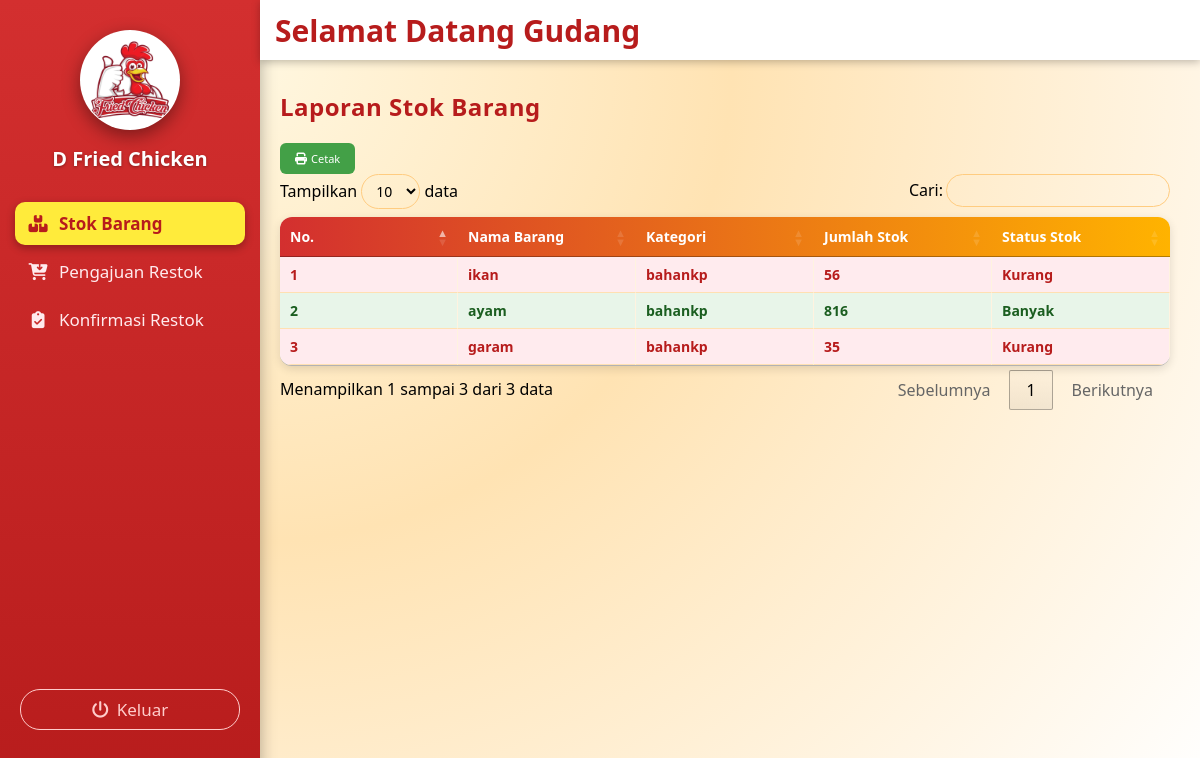
The page /gudang/stok_barang/stok_barang.php (signed in) on the database as committed earlier.
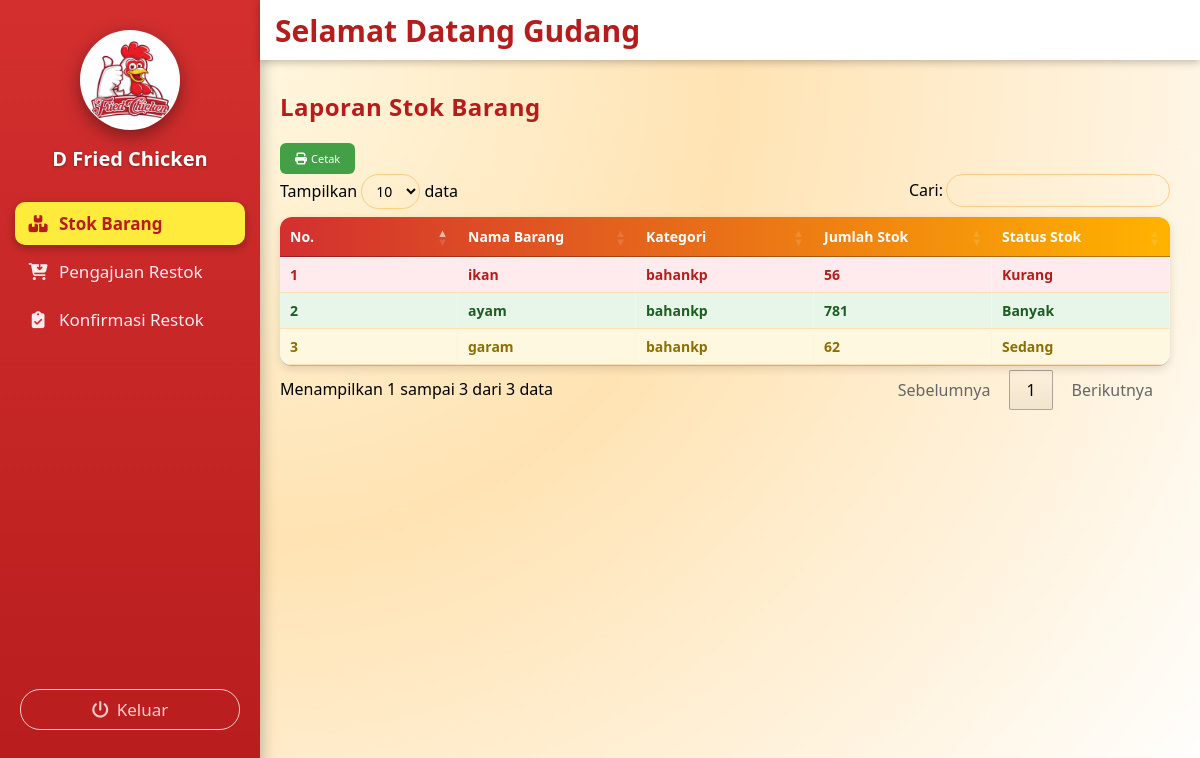
The same page on the database as committed later.
### tables this page shows
CREATE TABLE `stok_gudang` (
  `Id_stok_gudang` int NOT NULL,
  `id_barang` int NOT NULL,
  `Nama_barang` varchar(15) DEFAULT NULL,
  `Kategori` varchar(15) DEFAULT NULL,
  `Jumlah_stok` int DEFAULT NULL
);

CREATE TABLE `barang` (
  `id_barang` int NOT NULL,
  `id_kategori` int NOT NULL,
  `nama_barang` varchar(15) NOT NULL,
  `kategori` varchar(15) NOT NULL,
  `harga` int NOT NULL,
  `minimal_stok_gudang` int NOT NULL,
  `minimal_stok_outlet` int NOT NULL
);

### gudang/stok_barang/stok_barang.php (the view, shortened to what this page needs)
<?php
include '../../koneksi/sidebargudang.php';
include '../../koneksi/koneksi.php';
?>
<link rel="stylesheet" href="https://cdn.datatables.net/1.13.6/css/jquery.dataTables.min.css">
<link rel="stylesheet" href="https://cdnjs.cloudflare.com/ajax/libs/font-awesome/6.5.0/css/all.min.css">
<div class="konten-utama">
  <h2>Laporan Stok Barang</h2>
  <button class="tombol tombol-cetak"><i class="fa-solid fa-print"></i> Cetak</button>
  <table id="tabel-barang" class="tabel-barang">
    <thead>
      <tr>
        <th>No.</th>
        <th>Nama Barang</th>
        <th>Kategori</th>
        <th>Jumlah Stok</th>
        <th>Status Stok</th>
      </tr>
    </thead>
    <tbody>
      <?php
      $no = 1;
      $query = mysqli_query($conn, "
        SELECT
          sg.Id_stok_gudang,
          sg.Id_barang,
          sg.Nama_barang,
          sg.Kategori,
          sg.Jumlah_stok,
          b.minimal_stok_gudang,
          COALESCE(k.nama_kategori, sg.Kategori) AS nama_kategori
        FROM stok_gudang sg
        JOIN barang b ON b.id_barang = sg.Id_barang
        LEFT JOIN kategori k ON k.id_kategori = sg.Kategori
        ORDER BY sg.Id_stok_gudang ASC
      ");
      while($row = mysqli_fetch_assoc($query)) {
        $stok = (int)$row['Jumlah_stok'];
        $min  = (int)$row['minimal_stok_gudang'];
        if ($stok < $min) {
          $kelas = 'tr-merah';
          $peringatan = 'Kurang';
        } elseif ($stok >= 2 * $min) {
          $kelas = 'tr-hijau';
          $peringatan = 'Banyak';
        } else {
          $kelas = 'tr-kuning';
          $peringatan = 'Sedang';
        }
      ?>
      <tr class="<?= $kelas; ?>">
        <td data-label="No"><?= $no++; ?></td>
        <td data-label="Nama Barang"><?= htmlspecialchars($row['Nama_barang']); ?></td>
        <td data-label="Kategori"><?= htmlspecialchars($row['nama_kategori']); ?></td>
        <td data-label="Jumlah Stok"><?= $stok; ?></td>
        <td data-label="Peringatan"><?= $peringatan; ?></td>
      </tr>
      <?php } ?>
    </tbody>
  </table>
</div>

Rows that differ between the two databases and show on the page:
changed stok_gudang "ayam": Jumlah_stok "816" → "781"
changed stok_gudang "garam": Jumlah_stok "35" → "62"; Jumlah_stok.minimal_stok_gudang "Kurang" → "Sedang"
